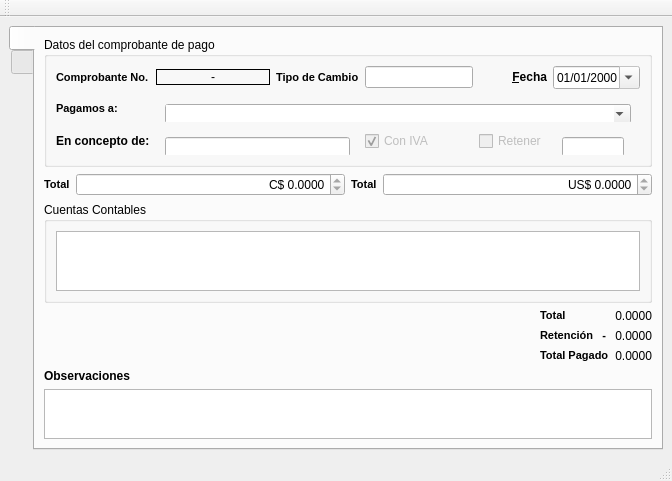
<?xml version="1.0" encoding="UTF-8"?>
<ui version="4.0">
 <class>frmPago</class>
 <widget class="QMainWindow" name="frmPago">
  <property name="geometry">
   <rect>
    <x>0</x>
    <y>0</y>
    <width>672</width>
    <height>465</height>
   </rect>
  </property>
  <property name="windowTitle">
   <string>Comprobante de Pago</string>
  </property>
  <widget class="QWidget" name="centralwidget">
   <layout class="QVBoxLayout" name="verticalLayout">
    <item>
     <widget class="QTabWidget" name="tabWidget">
      <property name="tabPosition">
       <enum>QTabWidget::West</enum>
      </property>
      <property name="currentIndex">
       <number>0</number>
      </property>
      <widget class="QWidget" name="tabdetails">
       <attribute name="icon">
        <iconset resource="res.qrc">
         <normaloff>:/icons/res/document-edit.png</normaloff>:/icons/res/document-edit.png</iconset>
       </attribute>
       <attribute name="title">
        <string notr="true"/>
       </attribute>
       <layout class="QVBoxLayout" name="verticalLayout_3">
        <item>
         <widget class="QGroupBox" name="groupBox_4">
          <property name="maximumSize">
           <size>
            <width>16777215</width>
            <height>130</height>
           </size>
          </property>
          <property name="title">
           <string>Datos del comprobante de pago</string>
          </property>
          <layout class="QHBoxLayout" name="horizontalLayout_4">
           <item>
            <layout class="QGridLayout" name="gridLayout_2">
             <item row="0" column="0">
              <widget class="QLabel" name="label_2">
               <property name="sizePolicy">
                <sizepolicy hsizetype="Fixed" vsizetype="Preferred">
                 <horstretch>0</horstretch>
                 <verstretch>0</verstretch>
                </sizepolicy>
               </property>
               <property name="text">
                <string>&lt;!DOCTYPE HTML PUBLIC &quot;-//W3C//DTD HTML 4.0//EN&quot; &quot;http://www.w3.org/TR/REC-html40/strict.dtd&quot;&gt;
&lt;html&gt;&lt;head&gt;&lt;meta name=&quot;qrichtext&quot; content=&quot;1&quot; /&gt;&lt;style type=&quot;text/css&quot;&gt;
p, li { white-space: pre-wrap; }
&lt;/style&gt;&lt;/head&gt;&lt;body style=&quot; font-family:'MS Shell Dlg 2'; font-size:8.25pt; font-weight:400; font-style:normal;&quot;&gt;
&lt;p style=&quot; margin-top:0px; margin-bottom:0px; margin-left:0px; margin-right:0px; -qt-block-indent:0; text-indent:0px;&quot;&gt;&lt;span style=&quot; font-weight:600;&quot;&gt;Comprobante No.&lt;/span&gt;&lt;/p&gt;&lt;/body&gt;&lt;/html&gt;</string>
               </property>
              </widget>
             </item>
             <item row="0" column="1">
              <widget class="QLabel" name="lblnpago">
               <property name="sizePolicy">
                <sizepolicy hsizetype="Expanding" vsizetype="Fixed">
                 <horstretch>0</horstretch>
                 <verstretch>0</verstretch>
                </sizepolicy>
               </property>
               <property name="styleSheet">
                <string notr="true">border:1px solid #000</string>
               </property>
               <property name="text">
                <string>-</string>
               </property>
               <property name="alignment">
                <set>Qt::AlignCenter</set>
               </property>
              </widget>
             </item>
             <item row="0" column="4">
              <widget class="QLabel" name="label_5">
               <property name="sizePolicy">
                <sizepolicy hsizetype="Preferred" vsizetype="Preferred">
                 <horstretch>0</horstretch>
                 <verstretch>0</verstretch>
                </sizepolicy>
               </property>
               <property name="text">
                <string>&amp;&lt;b&gt;Fecha&lt;/b&gt;</string>
               </property>
               <property name="alignment">
                <set>Qt::AlignRight|Qt::AlignTrailing|Qt::AlignVCenter</set>
               </property>
               <property name="buddy">
                <cstring>dtPicker</cstring>
               </property>
              </widget>
             </item>
             <item row="0" column="5">
              <widget class="QDateTimeEdit" name="dtPicker">
               <property name="sizePolicy">
                <sizepolicy hsizetype="Preferred" vsizetype="Fixed">
                 <horstretch>0</horstretch>
                 <verstretch>0</verstretch>
                </sizepolicy>
               </property>
               <property name="alignment">
                <set>Qt::AlignRight|Qt::AlignTrailing|Qt::AlignVCenter</set>
               </property>
               <property name="readOnly">
                <bool>true</bool>
               </property>
               <property name="displayFormat">
                <string>dd/MM/yyyy</string>
               </property>
               <property name="calendarPopup">
                <bool>true</bool>
               </property>
              </widget>
             </item>
             <item row="1" column="0">
              <widget class="QLabel" name="label">
               <property name="sizePolicy">
                <sizepolicy hsizetype="Fixed" vsizetype="Preferred">
                 <horstretch>0</horstretch>
                 <verstretch>0</verstretch>
                </sizepolicy>
               </property>
               <property name="text">
                <string>&lt;!DOCTYPE HTML PUBLIC &quot;-//W3C//DTD HTML 4.0//EN&quot; &quot;http://www.w3.org/TR/REC-html40/strict.dtd&quot;&gt;
&lt;html&gt;&lt;head&gt;&lt;meta name=&quot;qrichtext&quot; content=&quot;1&quot; /&gt;&lt;style type=&quot;text/css&quot;&gt;
p, li { white-space: pre-wrap; }
&lt;/style&gt;&lt;/head&gt;&lt;body style=&quot; font-family:'MS Shell Dlg 2'; font-size:8.25pt; font-weight:400; font-style:normal;&quot;&gt;
&lt;p style=&quot; margin-top:0px; margin-bottom:0px; margin-left:0px; margin-right:0px; -qt-block-indent:0; text-indent:0px;&quot;&gt;&lt;span style=&quot; font-weight:600;&quot;&gt;Pagamos a:&lt;/span&gt;&lt;/p&gt;&lt;/body&gt;&lt;/html&gt;</string>
               </property>
              </widget>
             </item>
             <item row="1" column="1" colspan="5">
              <widget class="QStackedWidget" name="swbeneficiario">
               <property name="sizePolicy">
                <sizepolicy hsizetype="MinimumExpanding" vsizetype="Fixed">
                 <horstretch>0</horstretch>
                 <verstretch>0</verstretch>
                </sizepolicy>
               </property>
               <property name="styleSheet">
                <string notr="true">padding:0px;</string>
               </property>
               <property name="currentIndex">
                <number>0</number>
               </property>
               <widget class="QWidget" name="page_7">
                <layout class="QHBoxLayout" name="horizontalLayout_6">
                 <item>
                  <widget class="QComboBox" name="cbbeneficiario">
                   <property name="minimumSize">
                    <size>
                     <width>0</width>
                     <height>20</height>
                    </size>
                   </property>
                   <property name="editable">
                    <bool>true</bool>
                   </property>
                  </widget>
                 </item>
                </layout>
               </widget>
               <widget class="QWidget" name="page_8">
                <layout class="QHBoxLayout" name="horizontalLayout_3">
                 <item>
                  <widget class="QLineEdit" name="txtbeneficiario">
                   <property name="sizePolicy">
                    <sizepolicy hsizetype="MinimumExpanding" vsizetype="Fixed">
                     <horstretch>0</horstretch>
                     <verstretch>0</verstretch>
                    </sizepolicy>
                   </property>
                   <property name="minimumSize">
                    <size>
                     <width>0</width>
                     <height>20</height>
                    </size>
                   </property>
                   <property name="styleSheet">
                    <string notr="true">padding:0px;</string>
                   </property>
                   <property name="dragEnabled">
                    <bool>true</bool>
                   </property>
                   <property name="readOnly">
                    <bool>true</bool>
                   </property>
                  </widget>
                 </item>
                </layout>
               </widget>
              </widget>
             </item>
             <item row="2" column="0">
              <widget class="QLabel" name="label_6">
               <property name="sizePolicy">
                <sizepolicy hsizetype="Fixed" vsizetype="Preferred">
                 <horstretch>0</horstretch>
                 <verstretch>0</verstretch>
                </sizepolicy>
               </property>
               <property name="text">
                <string>&lt;b&gt;En concepto de:&lt;/b&gt;</string>
               </property>
               <property name="buddy">
                <cstring>txtconcepto</cstring>
               </property>
              </widget>
             </item>
             <item row="2" column="1" colspan="2">
              <widget class="QStackedWidget" name="swconcepto">
               <property name="sizePolicy">
                <sizepolicy hsizetype="MinimumExpanding" vsizetype="Preferred">
                 <horstretch>0</horstretch>
                 <verstretch>0</verstretch>
                </sizepolicy>
               </property>
               <property name="maximumSize">
                <size>
                 <width>16777215</width>
                 <height>30</height>
                </size>
               </property>
               <property name="currentIndex">
                <number>1</number>
               </property>
               <widget class="QWidget" name="page_5">
                <layout class="QVBoxLayout" name="verticalLayout_4">
                 <item>
                  <widget class="QComboBox" name="cbconcepto">
                   <property name="minimumSize">
                    <size>
                     <width>0</width>
                     <height>20</height>
                    </size>
                   </property>
                   <property name="editable">
                    <bool>true</bool>
                   </property>
                  </widget>
                 </item>
                </layout>
               </widget>
               <widget class="QWidget" name="page_6">
                <layout class="QHBoxLayout" name="horizontalLayout_2">
                 <item>
                  <widget class="QLineEdit" name="txtconcepto">
                   <property name="sizePolicy">
                    <sizepolicy hsizetype="MinimumExpanding" vsizetype="Fixed">
                     <horstretch>0</horstretch>
                     <verstretch>0</verstretch>
                    </sizepolicy>
                   </property>
                   <property name="minimumSize">
                    <size>
                     <width>0</width>
                     <height>20</height>
                    </size>
                   </property>
                   <property name="styleSheet">
                    <string notr="true"/>
                   </property>
                   <property name="dragEnabled">
                    <bool>true</bool>
                   </property>
                   <property name="readOnly">
                    <bool>true</bool>
                   </property>
                  </widget>
                 </item>
                </layout>
               </widget>
              </widget>
             </item>
             <item row="2" column="4">
              <widget class="QCheckBox" name="ckretener">
               <property name="enabled">
                <bool>false</bool>
               </property>
               <property name="text">
                <string>Retener</string>
               </property>
               <property name="checked">
                <bool>false</bool>
               </property>
              </widget>
             </item>
             <item row="2" column="5">
              <widget class="QStackedWidget" name="swtasaret">
               <property name="sizePolicy">
                <sizepolicy hsizetype="MinimumExpanding" vsizetype="Preferred">
                 <horstretch>0</horstretch>
                 <verstretch>0</verstretch>
                </sizepolicy>
               </property>
               <property name="maximumSize">
                <size>
                 <width>80</width>
                 <height>50</height>
                </size>
               </property>
               <property name="currentIndex">
                <number>1</number>
               </property>
               <widget class="QWidget" name="page_9">
                <layout class="QHBoxLayout" name="horizontalLayout_9">
                 <item>
                  <widget class="QComboBox" name="cbtasaret">
                   <property name="enabled">
                    <bool>false</bool>
                   </property>
                   <property name="minimumSize">
                    <size>
                     <width>0</width>
                     <height>20</height>
                    </size>
                   </property>
                   <property name="editable">
                    <bool>false</bool>
                   </property>
                  </widget>
                 </item>
                 <item>
                  <widget class="QLabel" name="label_8">
                   <property name="text">
                    <string>%</string>
                   </property>
                  </widget>
                 </item>
                </layout>
               </widget>
               <widget class="QWidget" name="page_10">
                <layout class="QHBoxLayout" name="horizontalLayout_10">
                 <item>
                  <widget class="QLineEdit" name="txttasaret">
                   <property name="sizePolicy">
                    <sizepolicy hsizetype="MinimumExpanding" vsizetype="Fixed">
                     <horstretch>0</horstretch>
                     <verstretch>0</verstretch>
                    </sizepolicy>
                   </property>
                   <property name="minimumSize">
                    <size>
                     <width>0</width>
                     <height>20</height>
                    </size>
                   </property>
                   <property name="styleSheet">
                    <string notr="true"/>
                   </property>
                   <property name="text">
                    <string/>
                   </property>
                   <property name="alignment">
                    <set>Qt::AlignCenter</set>
                   </property>
                   <property name="dragEnabled">
                    <bool>true</bool>
                   </property>
                   <property name="readOnly">
                    <bool>true</bool>
                   </property>
                  </widget>
                 </item>
                </layout>
               </widget>
              </widget>
             </item>
             <item row="2" column="3">
              <widget class="QCheckBox" name="ckiva">
               <property name="enabled">
                <bool>false</bool>
               </property>
               <property name="text">
                <string>Con IVA</string>
               </property>
               <property name="checked">
                <bool>true</bool>
               </property>
              </widget>
             </item>
             <item row="0" column="2">
              <widget class="QLabel" name="label_9">
               <property name="sizePolicy">
                <sizepolicy hsizetype="Fixed" vsizetype="Preferred">
                 <horstretch>0</horstretch>
                 <verstretch>0</verstretch>
                </sizepolicy>
               </property>
               <property name="text">
                <string>&lt;!DOCTYPE HTML PUBLIC &quot;-//W3C//DTD HTML 4.0//EN&quot; &quot;http://www.w3.org/TR/REC-html40/strict.dtd&quot;&gt;
&lt;html&gt;&lt;head&gt;&lt;meta name=&quot;qrichtext&quot; content=&quot;1&quot; /&gt;&lt;style type=&quot;text/css&quot;&gt;
p, li { white-space: pre-wrap; }
&lt;/style&gt;&lt;/head&gt;&lt;body style=&quot; font-family:'MS Shell Dlg 2'; font-size:8.25pt; font-weight:400; font-style:normal;&quot;&gt;
&lt;p style=&quot; margin-top:0px; margin-bottom:0px; margin-left:0px; margin-right:0px; -qt-block-indent:0; text-indent:0px;&quot;&gt;&lt;span style=&quot; font-weight:600;&quot;&gt;Tipo de Cambio&lt;/span&gt;&lt;/p&gt;&lt;/body&gt;&lt;/html&gt;</string>
               </property>
               <property name="buddy">
                <cstring>txtconcepto</cstring>
               </property>
              </widget>
             </item>
             <item row="0" column="3">
              <widget class="QLineEdit" name="txttipocambio">
               <property name="sizePolicy">
                <sizepolicy hsizetype="Preferred" vsizetype="Fixed">
                 <horstretch>0</horstretch>
                 <verstretch>0</verstretch>
                </sizepolicy>
               </property>
               <property name="minimumSize">
                <size>
                 <width>0</width>
                 <height>20</height>
                </size>
               </property>
               <property name="styleSheet">
                <string notr="true"/>
               </property>
               <property name="alignment">
                <set>Qt::AlignCenter</set>
               </property>
               <property name="dragEnabled">
                <bool>true</bool>
               </property>
               <property name="readOnly">
                <bool>true</bool>
               </property>
              </widget>
             </item>
            </layout>
           </item>
          </layout>
         </widget>
        </item>
        <item>
         <layout class="QGridLayout" name="gridLayout">
          <item row="0" column="2">
           <widget class="QLabel" name="label_11">
            <property name="sizePolicy">
             <sizepolicy hsizetype="Fixed" vsizetype="Preferred">
              <horstretch>0</horstretch>
              <verstretch>0</verstretch>
             </sizepolicy>
            </property>
            <property name="text">
             <string>&lt;!DOCTYPE HTML PUBLIC &quot;-//W3C//DTD HTML 4.0//EN&quot; &quot;http://www.w3.org/TR/REC-html40/strict.dtd&quot;&gt;
&lt;html&gt;&lt;head&gt;&lt;meta name=&quot;qrichtext&quot; content=&quot;1&quot; /&gt;&lt;style type=&quot;text/css&quot;&gt;
p, li { white-space: pre-wrap; }
&lt;/style&gt;&lt;/head&gt;&lt;body style=&quot; font-family:'MS Shell Dlg 2'; font-size:8.25pt; font-weight:400; font-style:normal;&quot;&gt;
&lt;p style=&quot; margin-top:0px; margin-bottom:0px; margin-left:0px; margin-right:0px; -qt-block-indent:0; text-indent:0px;&quot;&gt;&lt;span style=&quot; font-size:8pt; font-weight:600;&quot;&gt;Total&lt;/span&gt;&lt;/p&gt;&lt;/body&gt;&lt;/html&gt;</string>
            </property>
            <property name="buddy">
             <cstring>txtconcepto</cstring>
            </property>
           </widget>
          </item>
          <item row="0" column="3">
           <widget class="QDoubleSpinBox" name="sbtotalc">
            <property name="alignment">
             <set>Qt::AlignRight|Qt::AlignTrailing|Qt::AlignVCenter</set>
            </property>
            <property name="readOnly">
             <bool>true</bool>
            </property>
            <property name="prefix">
             <string>C$ </string>
            </property>
            <property name="decimals">
             <number>4</number>
            </property>
            <property name="maximum">
             <double>100000.000000000000000</double>
            </property>
           </widget>
          </item>
          <item row="0" column="4">
           <widget class="QLabel" name="label_12">
            <property name="sizePolicy">
             <sizepolicy hsizetype="Fixed" vsizetype="Preferred">
              <horstretch>0</horstretch>
              <verstretch>0</verstretch>
             </sizepolicy>
            </property>
            <property name="text">
             <string>&lt;!DOCTYPE HTML PUBLIC &quot;-//W3C//DTD HTML 4.0//EN&quot; &quot;http://www.w3.org/TR/REC-html40/strict.dtd&quot;&gt;
&lt;html&gt;&lt;head&gt;&lt;meta name=&quot;qrichtext&quot; content=&quot;1&quot; /&gt;&lt;style type=&quot;text/css&quot;&gt;
p, li { white-space: pre-wrap; }
&lt;/style&gt;&lt;/head&gt;&lt;body style=&quot; font-family:'MS Shell Dlg 2'; font-size:8.25pt; font-weight:400; font-style:normal;&quot;&gt;
&lt;p style=&quot; margin-top:0px; margin-bottom:0px; margin-left:0px; margin-right:0px; -qt-block-indent:0; text-indent:0px;&quot;&gt;&lt;span style=&quot; font-size:8pt; font-weight:600;&quot;&gt;Total&lt;/span&gt;&lt;/p&gt;&lt;/body&gt;&lt;/html&gt;</string>
            </property>
            <property name="buddy">
             <cstring>txtconcepto</cstring>
            </property>
           </widget>
          </item>
          <item row="0" column="5">
           <widget class="QDoubleSpinBox" name="sbtotald">
            <property name="alignment">
             <set>Qt::AlignRight|Qt::AlignTrailing|Qt::AlignVCenter</set>
            </property>
            <property name="readOnly">
             <bool>true</bool>
            </property>
            <property name="prefix">
             <string>US$ </string>
            </property>
            <property name="decimals">
             <number>4</number>
            </property>
            <property name="maximum">
             <double>100000.000000000000000</double>
            </property>
           </widget>
          </item>
         </layout>
        </item>
        <item>
         <widget class="QGroupBox" name="groupcuentas">
          <property name="sizePolicy">
           <sizepolicy hsizetype="Preferred" vsizetype="Preferred">
            <horstretch>0</horstretch>
            <verstretch>0</verstretch>
           </sizepolicy>
          </property>
          <property name="title">
           <string>Cuentas Contables</string>
          </property>
          <layout class="QHBoxLayout" name="horizontalLayout_7">
           <item>
            <widget class="QTableView" name="tabledetails">
             <property name="sizePolicy">
              <sizepolicy hsizetype="Preferred" vsizetype="Preferred">
               <horstretch>0</horstretch>
               <verstretch>0</verstretch>
              </sizepolicy>
             </property>
             <property name="minimumSize">
              <size>
               <width>0</width>
               <height>60</height>
              </size>
             </property>
             <property name="editTriggers">
              <set>QAbstractItemView::NoEditTriggers</set>
             </property>
            </widget>
           </item>
          </layout>
         </widget>
        </item>
        <item>
         <layout class="QGridLayout" name="gridLayout_3">
          <item row="1" column="1">
           <widget class="QLabel" name="label_13">
            <property name="sizePolicy">
             <sizepolicy hsizetype="Fixed" vsizetype="Preferred">
              <horstretch>0</horstretch>
              <verstretch>0</verstretch>
             </sizepolicy>
            </property>
            <property name="text">
             <string>&lt;!DOCTYPE HTML PUBLIC &quot;-//W3C//DTD HTML 4.0//EN&quot; &quot;http://www.w3.org/TR/REC-html40/strict.dtd&quot;&gt;
&lt;html&gt;&lt;head&gt;&lt;meta name=&quot;qrichtext&quot; content=&quot;1&quot; /&gt;&lt;style type=&quot;text/css&quot;&gt;
p, li { white-space: pre-wrap; }
&lt;/style&gt;&lt;/head&gt;&lt;body style=&quot; font-family:'MS Shell Dlg 2'; font-size:8.25pt; font-weight:400; font-style:normal;&quot;&gt;
&lt;p style=&quot; margin-top:0px; margin-bottom:0px; margin-left:0px; margin-right:0px; -qt-block-indent:0; text-indent:0px;&quot;&gt;&lt;span style=&quot; font-size:8pt; font-weight:600;&quot;&gt;Retención   -&lt;/span&gt;&lt;/p&gt;&lt;/body&gt;&lt;/html&gt;</string>
            </property>
            <property name="alignment">
             <set>Qt::AlignLeading|Qt::AlignLeft|Qt::AlignVCenter</set>
            </property>
           </widget>
          </item>
          <item row="1" column="2">
           <widget class="QLabel" name="lblretencion">
            <property name="text">
             <string>0.0000</string>
            </property>
            <property name="alignment">
             <set>Qt::AlignRight|Qt::AlignTrailing|Qt::AlignVCenter</set>
            </property>
           </widget>
          </item>
          <item row="2" column="1">
           <widget class="QLabel" name="label_10">
            <property name="sizePolicy">
             <sizepolicy hsizetype="Fixed" vsizetype="Preferred">
              <horstretch>0</horstretch>
              <verstretch>0</verstretch>
             </sizepolicy>
            </property>
            <property name="text">
             <string>&lt;!DOCTYPE HTML PUBLIC &quot;-//W3C//DTD HTML 4.0//EN&quot; &quot;http://www.w3.org/TR/REC-html40/strict.dtd&quot;&gt;
&lt;html&gt;&lt;head&gt;&lt;meta name=&quot;qrichtext&quot; content=&quot;1&quot; /&gt;&lt;style type=&quot;text/css&quot;&gt;
p, li { white-space: pre-wrap; }
&lt;/style&gt;&lt;/head&gt;&lt;body style=&quot; font-family:'MS Shell Dlg 2'; font-size:8.25pt; font-weight:400; font-style:normal;&quot;&gt;
&lt;p style=&quot; margin-top:0px; margin-bottom:0px; margin-left:0px; margin-right:0px; -qt-block-indent:0; text-indent:0px;&quot;&gt;&lt;span style=&quot; font-size:8pt; font-weight:600;&quot;&gt;Total Pagado&lt;/span&gt;&lt;/p&gt;&lt;/body&gt;&lt;/html&gt;</string>
            </property>
            <property name="alignment">
             <set>Qt::AlignLeading|Qt::AlignLeft|Qt::AlignVCenter</set>
            </property>
           </widget>
          </item>
          <item row="2" column="2">
           <widget class="QLabel" name="lbltotalpago">
            <property name="text">
             <string>0.0000</string>
            </property>
            <property name="alignment">
             <set>Qt::AlignRight|Qt::AlignTrailing|Qt::AlignVCenter</set>
            </property>
           </widget>
          </item>
          <item row="0" column="1">
           <widget class="QLabel" name="label_14">
            <property name="sizePolicy">
             <sizepolicy hsizetype="Fixed" vsizetype="Preferred">
              <horstretch>0</horstretch>
              <verstretch>0</verstretch>
             </sizepolicy>
            </property>
            <property name="text">
             <string>&lt;!DOCTYPE HTML PUBLIC &quot;-//W3C//DTD HTML 4.0//EN&quot; &quot;http://www.w3.org/TR/REC-html40/strict.dtd&quot;&gt;
&lt;html&gt;&lt;head&gt;&lt;meta name=&quot;qrichtext&quot; content=&quot;1&quot; /&gt;&lt;style type=&quot;text/css&quot;&gt;
p, li { white-space: pre-wrap; }
&lt;/style&gt;&lt;/head&gt;&lt;body style=&quot; font-family:'MS Shell Dlg 2'; font-size:8.25pt; font-weight:400; font-style:normal;&quot;&gt;
&lt;p style=&quot; margin-top:0px; margin-bottom:0px; margin-left:0px; margin-right:0px; -qt-block-indent:0; text-indent:0px;&quot;&gt;&lt;span style=&quot; font-size:8pt; font-weight:600;&quot;&gt;Total&lt;/span&gt;&lt;/p&gt;&lt;/body&gt;&lt;/html&gt;</string>
            </property>
            <property name="alignment">
             <set>Qt::AlignLeading|Qt::AlignLeft|Qt::AlignVCenter</set>
            </property>
           </widget>
          </item>
          <item row="0" column="2">
           <widget class="QLabel" name="lbltotal">
            <property name="text">
             <string>0.0000</string>
            </property>
            <property name="alignment">
             <set>Qt::AlignRight|Qt::AlignTrailing|Qt::AlignVCenter</set>
            </property>
           </widget>
          </item>
          <item row="1" column="0">
           <widget class="QLabel" name="label_3">
            <property name="sizePolicy">
             <sizepolicy hsizetype="MinimumExpanding" vsizetype="Preferred">
              <horstretch>0</horstretch>
              <verstretch>0</verstretch>
             </sizepolicy>
            </property>
            <property name="text">
             <string/>
            </property>
           </widget>
          </item>
         </layout>
        </item>
        <item>
         <widget class="QLabel" name="label_22">
          <property name="enabled">
           <bool>true</bool>
          </property>
          <property name="sizePolicy">
           <sizepolicy hsizetype="Fixed" vsizetype="Preferred">
            <horstretch>0</horstretch>
            <verstretch>0</verstretch>
           </sizepolicy>
          </property>
          <property name="text">
           <string>&lt;b&gt;Observaciones &lt;/b&gt;</string>
          </property>
         </widget>
        </item>
        <item>
         <widget class="QPlainTextEdit" name="txtobservaciones">
          <property name="enabled">
           <bool>true</bool>
          </property>
          <property name="sizePolicy">
           <sizepolicy hsizetype="MinimumExpanding" vsizetype="Expanding">
            <horstretch>0</horstretch>
            <verstretch>0</verstretch>
           </sizepolicy>
          </property>
          <property name="maximumSize">
           <size>
            <width>16777215</width>
            <height>50</height>
           </size>
          </property>
          <property name="readOnly">
           <bool>true</bool>
          </property>
         </widget>
        </item>
       </layout>
      </widget>
      <widget class="QWidget" name="tabnavigation">
       <attribute name="icon">
        <iconset resource="res.qrc">
         <normaloff>:/icons/res/table.png</normaloff>:/icons/res/table.png</iconset>
       </attribute>
       <attribute name="title">
        <string notr="true"/>
       </attribute>
       <layout class="QVBoxLayout" name="verticalLayout_2">
        <item>
         <widget class="QTableView" name="tablenavigation">
          <property name="alternatingRowColors">
           <bool>true</bool>
          </property>
          <property name="selectionMode">
           <enum>QAbstractItemView::SingleSelection</enum>
          </property>
          <property name="selectionBehavior">
           <enum>QAbstractItemView::SelectRows</enum>
          </property>
          <attribute name="horizontalHeaderStretchLastSection">
           <bool>true</bool>
          </attribute>
          <attribute name="verticalHeaderVisible">
           <bool>false</bool>
          </attribute>
          <attribute name="verticalHeaderVisible">
           <bool>false</bool>
          </attribute>
          <attribute name="horizontalHeaderStretchLastSection">
           <bool>true</bool>
          </attribute>
         </widget>
        </item>
        <item>
         <layout class="QHBoxLayout" name="horizontalLayout">
          <item>
           <widget class="QLabel" name="label_4">
            <property name="text">
             <string>&amp;Buscar</string>
            </property>
            <property name="buddy">
             <cstring>txtSearch</cstring>
            </property>
           </widget>
          </item>
          <item>
           <widget class="QLineEdit" name="txtSearch"/>
          </item>
         </layout>
        </item>
       </layout>
      </widget>
     </widget>
    </item>
   </layout>
  </widget>
  <widget class="QStatusBar" name="statusbar"/>
  <widget class="QToolBar" name="toolBar">
   <property name="windowTitle">
    <string>toolBar</string>
   </property>
   <attribute name="toolBarArea">
    <enum>TopToolBarArea</enum>
   </attribute>
   <attribute name="toolBarBreak">
    <bool>false</bool>
   </attribute>
  </widget>
 </widget>
 <tabstops>
  <tabstop>cbbeneficiario</tabstop>
  <tabstop>cbconcepto</tabstop>
  <tabstop>ckiva</tabstop>
  <tabstop>ckretener</tabstop>
  <tabstop>cbtasaret</tabstop>
  <tabstop>sbtotalc</tabstop>
  <tabstop>sbtotald</tabstop>
  <tabstop>tabledetails</tabstop>
  <tabstop>txtobservaciones</tabstop>
  <tabstop>dtPicker</tabstop>
  <tabstop>tabWidget</tabstop>
  <tabstop>txtSearch</tabstop>
  <tabstop>tablenavigation</tabstop>
  <tabstop>txtbeneficiario</tabstop>
  <tabstop>txtconcepto</tabstop>
  <tabstop>txttasaret</tabstop>
 </tabstops>
 <resources>
  <include location="res.qrc"/>
 </resources>
 <connections/>
</ui>
